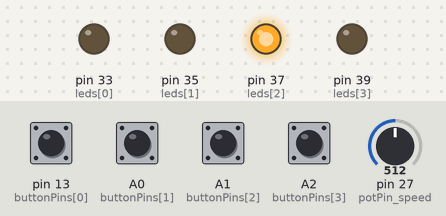
This sketch was run on a simulated Teensy 4. Shown: output pins drawn as LEDs (lit = HIGH). The inputs (shaded band) are chosen by the test bench; at power-on: A0 (buttonPins[1]), A1 (buttonPins[2]), A2 (buttonPins[3]), pin 13 (buttonPins[0]) LOW, pin 27 (potPin_speed) = 512.

Above: at 1.2 s.
1.3 s: pin 27 (potPin_speed) set to 0
4.3 s: pin 27 (potPin_speed) set to 2
At 4.83 s:
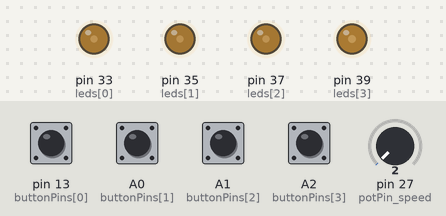
7.3 s: pin 13 (buttonPins[0]) pulled HIGH for 0.15 s
At 7.79 s:
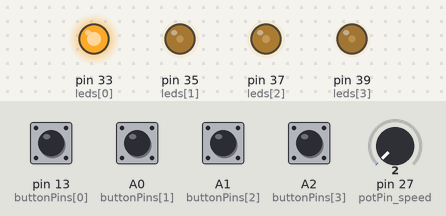
10.3 s: A0 (buttonPins[1]) pulled HIGH for 0.15 s
At 11.0 s:
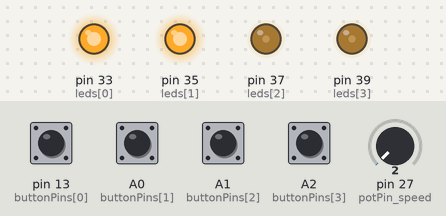
13.3 s: A1 (buttonPins[2]) pulled HIGH for 0.15 s
At 14.05 s:
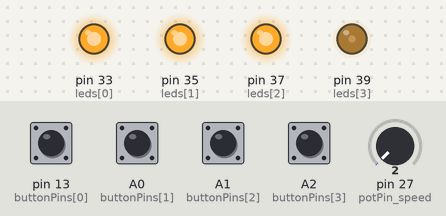
16.3 s: A2 (buttonPins[3]) pulled HIGH for 0.15 s
Timing chart, 0 to 24.3 s (numbered marks = the images above; inputs shaded):
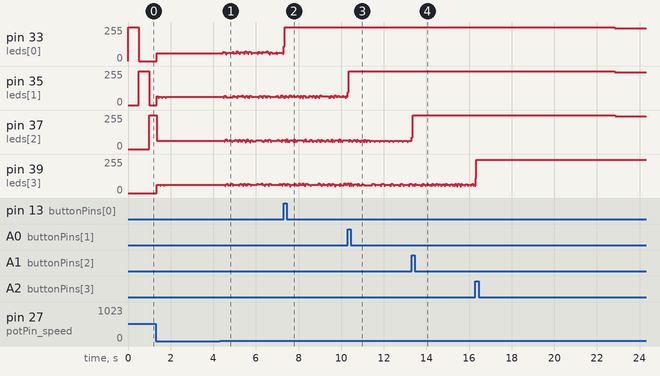

The sketch:

stepsequencer.ino
```cpp
int leds [4] = {33, 35, 37, 39};
boolean ledState[4] = {LOW, LOW, LOW, LOW};
int buttonPins[4] = {13, 14, 15, 16};
boolean lastButtonState[4] = {LOW, LOW, LOW, LOW};
boolean buttonState[4] = {LOW, LOW, LOW, LOW};
int potPin_speed = A13; //potentiometer pin for speed of lights
int potVal_speed = 0;
int mappedPotVal_speed = 0;
int midiNote[4] = {461, 470, 490, 440};

int tempo = 0;
int currentStep = 0;
unsigned long lastStepTime = 0;

void setup() {

  for(int ledPin = 33; ledPin < 40; ledPin = ledPin+2)
    pinMode(ledPin, OUTPUT);
  for(int buttonPin = 13; buttonPin < 17; buttonPin +=1)
    pinMode(buttonPin, INPUT);
}

void loop() {
  sequence();
  checkButtons();
  setLEDStates();
}

void sequence()
{
  potVal_speed = analogRead(potPin_speed);
  mappedPotVal_speed = map(potVal_speed, 0, 1023, 0, 1000);
  tempo = mappedPotVal_speed;
  if(millis() > lastStepTime + tempo)
  {
    digitalWrite(leds[currentStep], LOW);
    if(ledState[currentStep] == LOW)
      usbMIDI.sendNoteOff(midiNote[currentStep], 0, 1);
    currentStep += 1;
    if(currentStep > 3)
      currentStep = 0;
    digitalWrite(leds[currentStep], HIGH);
    if(ledState[currentStep] == HIGH)
      usbMIDI.sendNoteOn(midiNote[currentStep], 127, 1);
    lastStepTime = millis();
  }
}
void checkButtons()
{
  for(int buttonNumber = 0; buttonNumber < 4; buttonNumber = buttonNumber + 1)
  {
  lastButtonState[buttonNumber] = buttonState[buttonNumber];
  buttonState[buttonNumber] = digitalRead(buttonPins[buttonNumber]);

  if(buttonState[buttonNumber] == HIGH && lastButtonState[buttonNumber] == LOW)
  {
    if(ledState[buttonNumber] == LOW)
      ledState[buttonNumber] = HIGH;
    else if(ledState[buttonNumber] == HIGH)
      ledState[buttonNumber] = LOW;
  }
  }
}
void setLEDStates()
{
  for(int ledNumber = 0; ledNumber < 4; ledNumber = ledNumber + 1)
  {
  if(ledState[ledNumber] == HIGH || currentStep == ledNumber)
    digitalWrite(leds[ledNumber], HIGH);
  else if(ledState[ledNumber] == LOW)
    digitalWrite(leds[ledNumber], LOW);
  }
}
```
